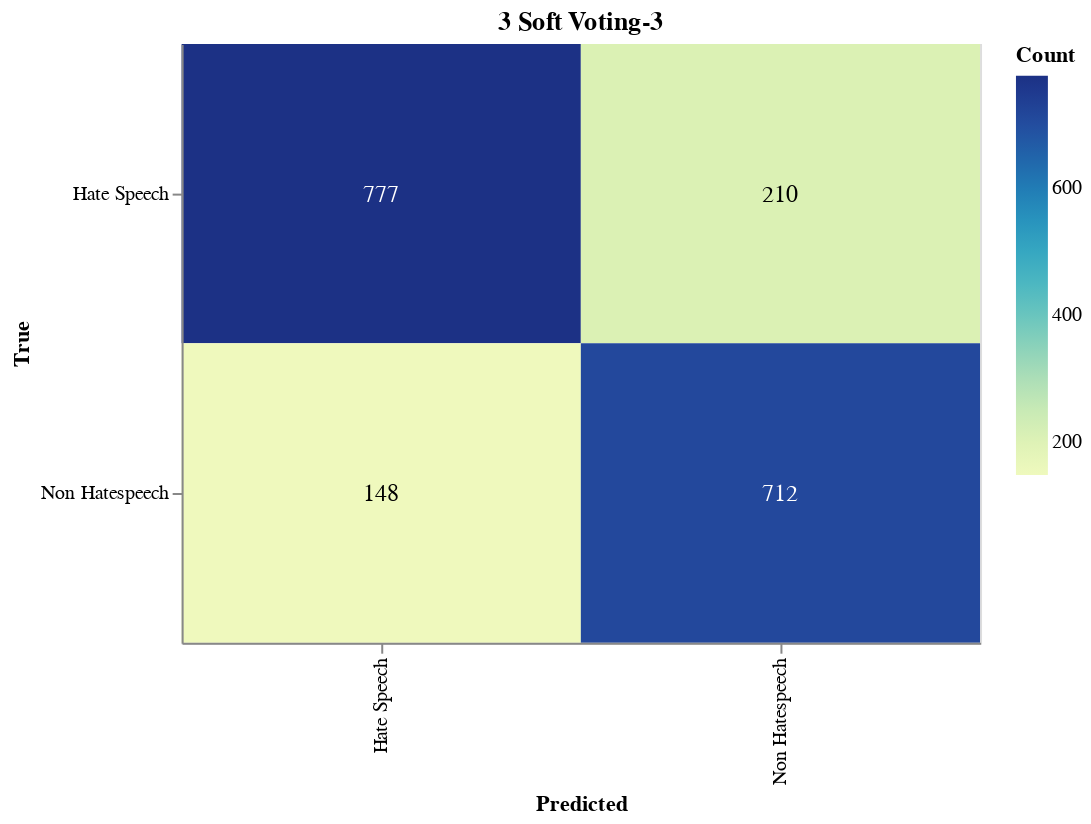

Here is the notebook cell this chart was saved with:
### Code cell
import altair as alt
import pandas as pd
from sklearn.metrics import confusion_matrix

# Calculate the confusion matrix
cm = confusion_matrix(validation_labels, validation_predictions)

# Define class names
class_names = ['Hate Speech', 'Non Hatespeech']

# Convert confusion matrix to DataFrame
cm_df = pd.DataFrame(cm, index=class_names, columns=class_names).reset_index().melt(id_vars='index')
cm_df.columns = ['True', 'Predicted', 'Count']

# Ensure the order of categories
cm_df['True'] = pd.Categorical(cm_df['True'], categories=class_names, ordered=True)
cm_df['Predicted'] = pd.Categorical(cm_df['Predicted'], categories=class_names, ordered=True)

# Create the Altair plot
heatmap = alt.Chart(cm_df).mark_rect().encode(
    x=alt.X('Predicted:O', sort=class_names),
    y=alt.Y('True:O', sort=class_names),
    color='Count:Q',
    tooltip=['True', 'Predicted', 'Count']
).properties(
    width=400,
    height=300,
    title='3 Soft Voting-3'
)

# Add text labels
text = heatmap.mark_text(
    align='center',
    baseline='middle',
    fontSize=12
).encode(
    text='Count:Q',
    color=alt.condition(
        alt.datum.Count > cm.max() / 2,
        alt.value('white'),
        alt.value('black')
    )
)

# Combine heatmap and text
final_chart = heatmap + text

# Display the plot
final_chart.show()

### Figure 1 — Vega-Lite specification as saved in the notebook (floating-point values rounded to 4 significant figures)
{"config": {"view": {"continuousWidth": 300, "continuousHeight": 300}}, "layer": [{"mark": {"type": "rect"}, "encoding": {"color": {"field": "Count", "type": "quantitative"}, "tooltip": [{"field": "True", "type": "ordinal"}, {"field": "Predicted", "type": "ordinal"}, {"field": "Count", "type": "quantitative"}], "x": {"field": "Predicted", "sort": ["Hate Speech", "Non Hatespeech"], "type": "ordinal"}, "y": {"field": "True", "sort": ["Hate Speech", "Non Hatespeech"], "type": "ordinal"}}, "title": "3 Soft Voting-3"}, {"mark": {"type": "text", "align": "center", "baseline": "middle", "fontSize": 12}, "encoding": {"color": {"condition": {"test": "(datum.Count > 388.5)", "value": "white"}, "value": "black"}, "text": {"field": "Count", "type": "quantitative"}, "tooltip": [{"field": "True", "type": "ordinal"}, {"field": "Predicted", "type": "ordinal"}, {"field": "Count", "type": "quantitative"}], "x": {"field": "Predicted", "sort": ["Hate Speech", "Non Hatespeech"], "type": "ordinal"}, "y": {"field": "True", "sort": ["Hate Speech", "Non Hatespeech"], "type": "ordinal"}}, "title": "3 Soft Voting-3"}], "data": {"name": "data-41e3d8b6ee1ee193a004976d5bc48761"}, "height": 300, "width": 400, "$schema": "https://vega.github.io/schema/vega-lite/v5.17.0.json", "datasets": {"data-41e3d8b6ee1ee193a004976d5bc48761": [{"True": "Hate Speech", "Predicted": "Hate Speech", "Count": 777}, {"True": "Non Hatespeech", "Predicted": "Hate Speech", "Count": 148}, {"True": "Hate Speech", "Predicted": "Non Hatespeech", "Count": 210}, {"True": "Non Hatespeech", "Predicted": "Non Hatespeech", "Count": 712}]}}
